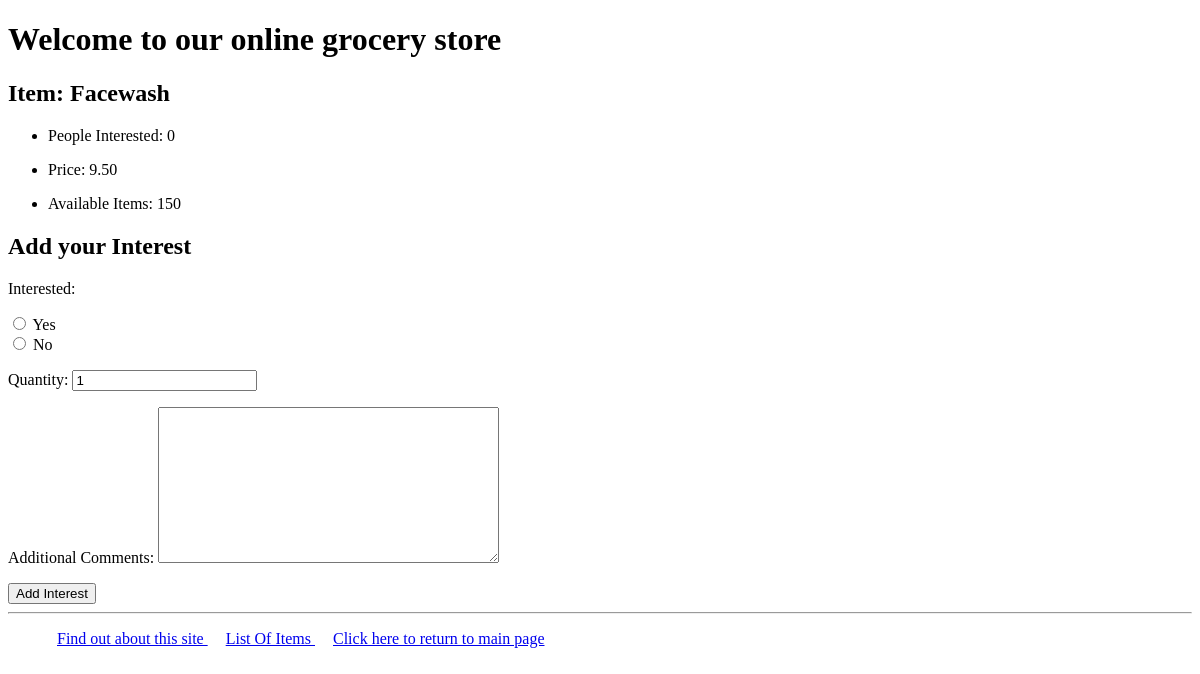
The page /myapp1/items/5/ on the database as committed earlier.
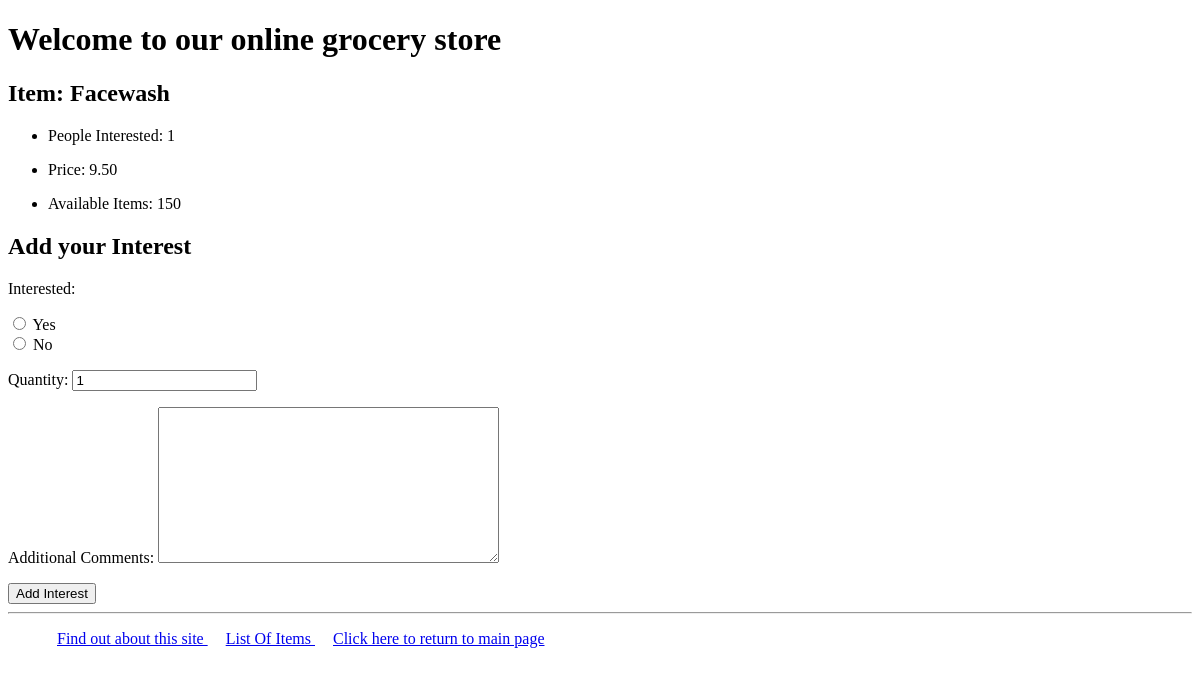
The same page on the database as committed later.
### myapp1/models.py (models this page shows, shortened)
class Item(models.Model):
    type = models.ForeignKey(Type, related_name="items", on_delete=models.CASCADE)
    name = models.CharField(max_length=200)
    price = models.DecimalField(max_digits=10, decimal_places=2)
    stock = models.PositiveIntegerField(default=100)
    available = models.BooleanField(default=True)
    item_description = models.TextField(blank=True, null=True, max_length=200)
    interested = models.PositiveIntegerField(default=0)

### myapp1/views.py (the view, shortened to what this page needs)
# urls.py: path("items/<int:item_id>/", views.itemdetail, name="itemdetail"),
def itemdetail(request, item_id):
    item = get_object_or_404(Item, id=item_id)
    interested_form = InterestedForm()
    return render(request, "myapp1/itemdetail.html", {"item": item, "form": interested_form})

### myapp1/forms.py
class InterestedForm(forms.Form):
    INTEREST = [(1, "Yes"), (0, "No")]
    interested = forms.ChoiceField(choices=INTEREST, widget=forms.RadioSelect, required=True)
    quantity = forms.IntegerField(min_value=1, initial=1)
    comments = forms.CharField(label="Additional Comments", widget=forms.Textarea, required=False)

### templates/myapp1/itemdetail.html (shortened to what this page needs)
{% extends 'myapp1/base.html' %}
{% block body_block %}
    <h2> Item: {{ item.name }}  </h2>
    <ul>
        <li><p>People Interested: {{ item.interested }}</p></li>
        <li><p>Price: {{ item.price }}</p></li>
        <li><p>Available Items: {{ item.stock }}</p></li>
    </ul>
    {% if msg %}
        {{ msg }}
    {% else %}
        <h2>Add your Interest</h2>
        <form action="{% url "myapp1:itemdetail" item.id %}" method="post">
            {{ form.as_p }}
            <input type="submit" value="Add Interest">
        </form>
    {% endif %}
{% endblock %}

Rows that differ between the two databases and show on the page:
changed Item "Facewash": interested "0" → "1"
